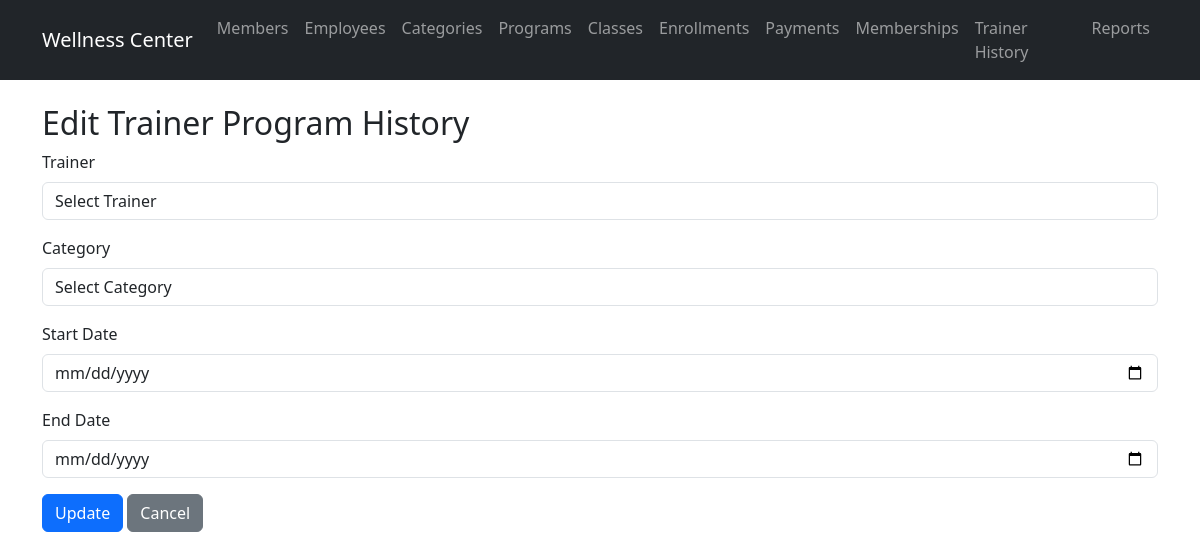
/routes/trainerprogramhistory/edit.php?id=2, run on an earlier commit of the app's database.
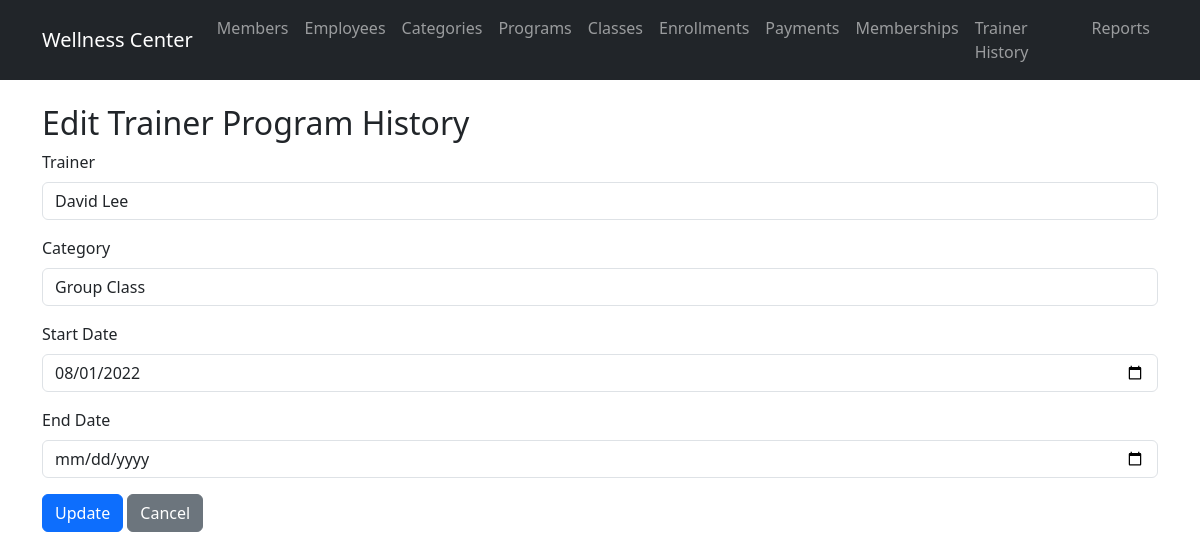
And on a later commit of the database.
### tables this page shows
CREATE TABLE `trainer_program_history` (
  `history_id` int(11) NOT NULL,
  `employee_id` int(11) NOT NULL,
  `category_id` int(11) NOT NULL,
  `start_date` date NOT NULL,
  `end_date` date DEFAULT NULL
);

CREATE TABLE `trainer` (
  `employee_id` int(11) NOT NULL,
  `expertise` varchar(100) DEFAULT NULL,
  `certification` varchar(100) DEFAULT NULL
);

CREATE TABLE `employee` (
  `employee_id` int(11) NOT NULL,
  `employee_name` varchar(100) NOT NULL,
  `employee_ic` VARCHAR(12) NOT NULL,
  `employee_contact` VARCHAR(20) NOT NULL,
  `gender` varchar(10) DEFAULT NULL,
  `date_of_birth` date DEFAULT NULL,
  `date_working` date DEFAULT NULL,
  `employee_salary` decimal(10,2) DEFAULT NULL,
  `employee_type` enum('C','T') NOT NULL
);

CREATE TABLE `program_category` (
  `category_id` int(11) NOT NULL,
  `category_name` varchar(50) NOT NULL
);

### models/TrainerProgramHistory.php (called while the page is built, shortened)
<?php
require_once __DIR__ . '/../config/database.php';
class TrainerProgramHistory {
    public $pdo;
    public function __construct() {
        global $pdo;
        $this->pdo = $pdo;
    }
    public function getById($id) {
        $stmt = $this->pdo->prepare("
            SELECT tph.*, e.employee_name, pc.category_name
            FROM trainer_program_history tph
            JOIN employee e ON tph.employee_id = e.employee_id
            JOIN program_category pc ON tph.category_id = pc.category_id
            WHERE tph.history_id = ?
        ");
        $stmt->execute([$id]);
        return $stmt->fetch(PDO::FETCH_ASSOC);
    }
}
?>

### models/Trainer.php (called while the page is built, shortened)
<?php
require_once __DIR__ . '/../config/database.php';
class Trainer {
    public $pdo;
    public function __construct() {
        global $pdo;
        $this->pdo = $pdo;
    }
    public function getAll() {
        $stmt = $this->pdo->query("SELECT t.employee_id, e.employee_name, e.employee_type, t.expertise, t.certification FROM trainer t JOIN employee e ON t.employee_id = e.employee_id");
        return $stmt->fetchAll(PDO::FETCH_ASSOC);
    }
}
?>

### models/ProgramCategory.php (called while the page is built, shortened)
<?php
require_once __DIR__ . '/../config/database.php';
class ProgramCategory {
    public $pdo;
    public function __construct() {
        global $pdo;
        $this->pdo = $pdo;
    }
    public function getAll() {
        $stmt = $this->pdo->query("SELECT * FROM program_category");
        return $stmt->fetchAll(PDO::FETCH_ASSOC);
    }
}
?>

### routes/trainerprogramhistory/edit.php (the view, shortened to what this page needs)
<?php
require_once '../../models/TrainerProgramHistory.php';
require_once '../../models/Trainer.php';
require_once '../../models/ProgramCategory.php';
$history = new TrainerProgramHistory();
$trainerModel = new Trainer();
$categoryModel = new ProgramCategory();
$trainers = $trainerModel->getAll();
$categories = $categoryModel->getAll();
$id = $_GET['id'];
$data = $history->getById($id);
include '../../views/header.php';
?>
<h2>Edit Trainer Program History</h2>
<form method="post">
    <div class="mb-3">
        <label for="employee_id" class="form-label">Trainer</label>
        <select class="form-control" id="employee_id" name="employee_id" required>
            <option value="">Select Trainer</option>
            <?php foreach ($trainers as $t): ?>
            <option value="<?php echo $t['employee_id']; ?>" <?php echo ($t['employee_id'] == $data['employee_id']) ? 'selected' : ''; ?>><?php echo $t['employee_name']; ?></option>
            <?php endforeach; ?>
        </select>
    </div>
    <div class="mb-3">
        <label for="category_id" class="form-label">Category</label>
        <select class="form-control" id="category_id" name="category_id" required>
            <option value="">Select Category</option>
            <?php foreach ($categories as $c): ?>
            <option value="<?php echo $c['category_id']; ?>" <?php echo ($c['category_id'] == $data['category_id']) ? 'selected' : ''; ?>><?php echo $c['category_name']; ?></option>
            <?php endforeach; ?>
        </select>
    </div>
    <div class="mb-3">
        <label for="start_date" class="form-label">Start Date</label>
        <input type="date" class="form-control" id="start_date" name="start_date" value="<?php echo $data['start_date']; ?>" required>
    </div>
    <div class="mb-3">
        <label for="end_date" class="form-label">End Date</label>
        <input type="date" class="form-control" id="end_date" name="end_date" value="<?php echo $data['end_date']; ?>">
    </div>
    <button type="submit" class="btn btn-primary">Update</button>
    <a href="view.php" class="btn btn-secondary">Cancel</a>
</form>
<?php include '../../views/footer.php'; ?>

What changed in the data, as far as the page shows it:
now on this page (row edited): trainer_program_history: employee_id "David Lee", category_id "Group Class", start_date "08/01/2022"
Also different on the page:
form field employee_id: "Select Trainer" → (not shown)
form field category_id: "Select Category" → (not shown)
